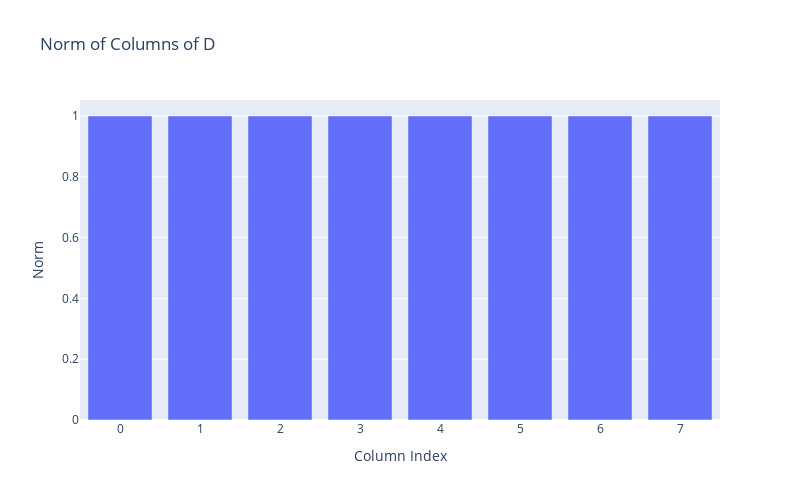

The code cell stored with this chart in its notebook:
### Code cell
# Show the norm of the columns of D
D_norms = np.linalg.norm(d, axis=0)
# Bar chart of the norms of the columns of D
fig = px.bar(x=np.arange(len(D_norms)), y=D_norms, labels={'x':'Column Index', 'y':'Norm'}, title='Norm of Columns of D')
fig.update_layout(width=800, height=500)
fig.show()

### Figure 1 — Plotly figure (JSON) as saved in the notebook; plotly's stock layout.template omitted (floating-point values rounded to 4 significant figures)
{"data": [{"alignmentgroup": "True", "hovertemplate": "Column Index=%{x}<br>Norm=%{y}<extra></extra>", "legendgroup": "", "marker": {"color": "#636efa", "pattern": {"shape": ""}}, "name": "", "offsetgroup": "", "orientation": "v", "showlegend": false, "textposition": "auto", "type": "bar", "x": [0, 1, 2, 3, 4, 5, 6, 7], "xaxis": "x", "y": [1, 1.0, 1.0, 1, 1.0, 1, 1, 1], "yaxis": "y"}], "layout": {"barmode": "relative", "height": 500, "legend": {"tracegroupgap": 0}, "title": {"text": "Norm of Columns of D"}, "width": 800, "xaxis": {"anchor": "y", "domain": [0, 1], "title": {"text": "Column Index"}}, "yaxis": {"anchor": "x", "domain": [0, 1], "title": {"text": "Norm"}}}}
